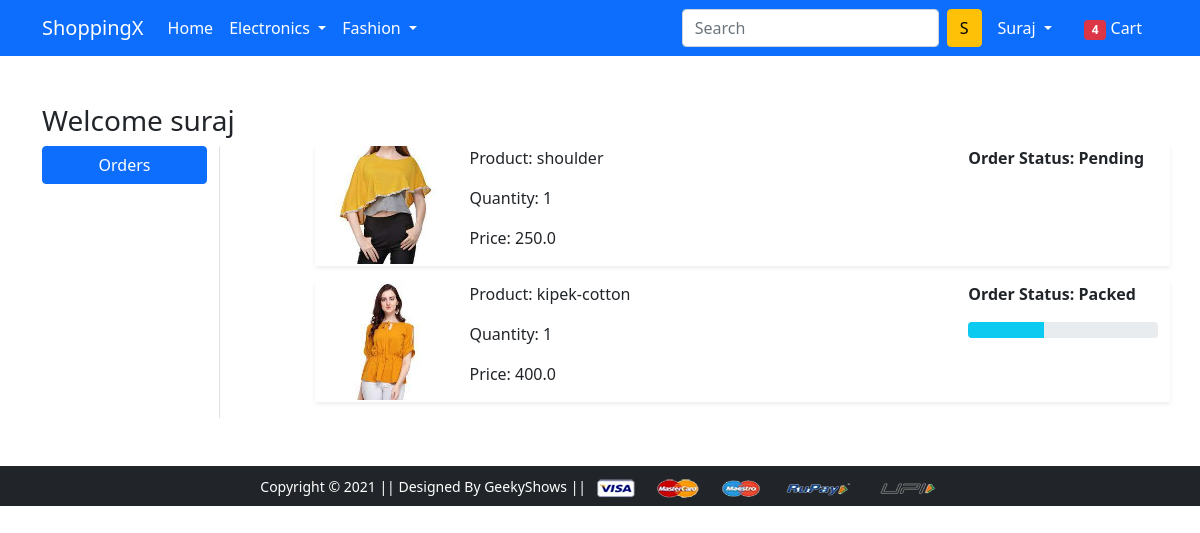
Page /orders/ (signed in) on the committed database.
### app/models.py (models this page shows, shortened)
class OrderPlaced(models.Model):
 user = models.ForeignKey(User, on_delete=models.CASCADE)
 customer = models.ForeignKey(Customer, on_delete=models.CASCADE)
 product = models.ForeignKey(Product, on_delete=models.CASCADE)
 quantity = models.PositiveIntegerField(default=1)
 ordered_date = models.DateTimeField(auto_now_add=True)
 status = models.CharField(max_length=50,choices=STATUS_CHOICES,default='Pending')
 @property
 def total_cost(self):
   return self.quantity * self.product.selling_price-self.product.discounted_price

class Product(models.Model):
 title = models.CharField(max_length=100)
 selling_price = models.FloatField()
 discounted_price = models.FloatField()
 description = models.TextField()
 brand = models.CharField(max_length=100)
 category = models.CharField( choices=CATEGORY_CHOICES, max_length=2)
 product_image = models.ImageField(upload_to='productimg')

### app/views.py (the view)
# urls.py: path('orders/', views.orders, name='orders'),
@login_required()
def orders(request):
    orderplaced=OrderPlaced.objects.filter(user=request.user)
    return render(request, 'app/orders.html',{'orderplaced':orderplaced})

### app/templates/app/orders.html (shortened to what this page needs)
{% extends 'app/base.html' %}
{% load static %}
{% block main-content %}
<div class="container my-5">
 <div class="row">
 <h3>Welcome {{request.user}}</h3>
  <div class="col-sm-2 border-end">
   <ul class="list-unstyled">
    <li class="d-grid"><a href="{% url 'orders' %}" class="btn btn-primary">Orders</a></li>
   </ul>
  </div>
  <div class="col-sm-9 offset-sm-1">
  {% for op in orderplaced %}
   <div class="row shadow-sm mb-3">
    <div class="col-sm-2">
     <img src="{{op.product.product_image.url}}" alt="" srcset="" class="img-fluid" height="150" width="150">
    </div>
    <div class="col-sm-7">
     <p>Product: {{op.product.title}}</p>
     <p>Quantity: {{op.quantity}}</p>
     <p>Price: {{op.total_cost}}</p>
    </div>
    <div class="col-sm-3 fw-bold">
     <p>Order Status: {{op.status}}</p>
      {% if op.status == 'Packed' %}
      <div class="progress">
       <div class="progress-bar bg-info" role="progressbar" style="width: 40%" aria-valuenow="40" aria-valuemin="0" aria-valuemax="100"></div>
      </div>
      {% endif %}
    </div>
   </div>
   {% endfor %}
  </div>
 </div>
</div>
{% endblock main-content %}

### app/templates/app/base.html (shortened to what this page needs)
<!doctype html>
{% load static %}
<html lang="en">
  <head>
    <link href="https://cdn.jsdelivr.net/npm/bootstrap@5.0.0-beta1/dist/css/bootstrap.min.css" rel="stylesheet">
    <link rel="stylesheet" href="{% static 'app/css/owl.carousel.min.css' %}">
    <link rel="stylesheet" href="{% static 'app/css/all.min.css' %}">
    <link rel="stylesheet" href="{% static 'app/css/style.css' %}">
  </head>
  <body>
    <nav class="navbar navbar-expand-lg navbar-dark bg-primary">
     <div class="container">
       <a class="navbar-brand" href="/">ShoppingX</a>
       <div class="collapse navbar-collapse" id="navbarSupportedContent">
         <ul class="navbar-nav me-auto mb-2 mb-lg-0">
           <li class="nav-item">
             <a class="nav-link active" aria-current="page" href="/">Home</a>
           </li>
           <li class="nav-item dropdown">
             <a class="nav-link dropdown-toggle text-white" href="#" id="electronicsDropdown" role="button" data-bs-toggle="dropdown" aria-expanded="false">
               Electronics
             </a>
           </li>
           <li class="nav-item dropdown">
             <a class="nav-link dropdown-toggle text-white" href="#" id="fashionDropdown" role="button" data-bs-toggle="dropdown" aria-expanded="false">
               Fashion
             </a>
           </li>
         </ul>
         <form class="d-flex">
           <input class="form-control me-2" type="search" placeholder="Search" aria-label="Search">
           <button class="btn btn-warning" type="submit">S</button>
         </form>
         <div>
          <ul class="navbar-nav me-auto mb-2 mb-lg-0">{% if request.user.is_authenticated %}
           <li class="nav-item dropdown mx-2">
              <a class="nav-link dropdown-toggle text-white" href="#" id="profileDropdown" role="button" data-bs-toggle="dropdown" aria-expanded="false">
                <span class="text-capitalize">{{request.user.username}}</span>
              </a>
            </li>
            <li class="nav-item mx-2">
             <a href="{% url 'cart' %}" class="nav-link text-white"><span class="badge bg-danger">4</span> Cart </a>
            </li>{% endif %}
          </ul>
         </div>
       </div>
     </div>
    </nav>
    {% block main-content %} {% endblock main-content %}
    <footer class="container-fluid bg-dark text-center p-2 mt-5">
        <small class="text-white">Copyright &copy; 2021 || Designed By GeekyShows || </small>
        <img src="{% static 'app/images/payment.png' %}" alt="" srcset="" class="img-fluid" height="2px">
    </footer>
  </body>
</html>

### rows in the picture
OrderPlaced: product.product_image (picture), product "shoulder", quantity "1", total_cost "250.0", status "Pending"
OrderPlaced: product.product_image (picture), product "kipek-cotton", quantity "1", total_cost "400.0", status "Packed"

### other values in the picture
{{ request.user.username }} "Suraj"
{{ request.user }} "suraj"
